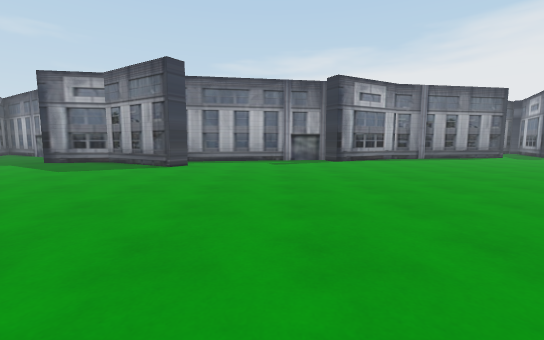
view 1 (above)

22 first-person views from a walk through a 3-D level made in the Unity game engine. The camera is 1.2 m above the floor, tilts 6° down and sees 90° across. The floor is counted in squares, 2 m on a side. Each view is taken from the middle of a square. On the plan, view 1 faces up. The plan holds only what a view shows up to about 9 squares ahead; the rest is blank. The place goes on beyond the plan.

view 2
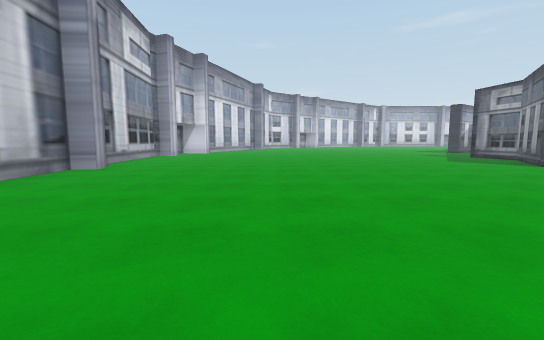

view 3
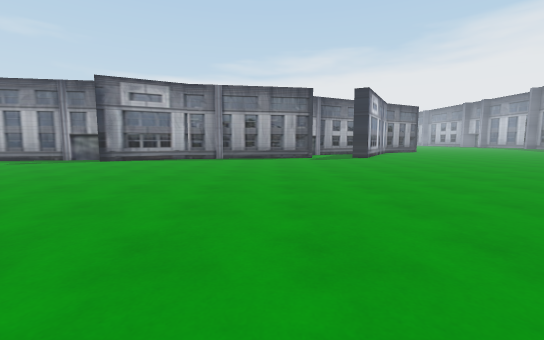

view 4
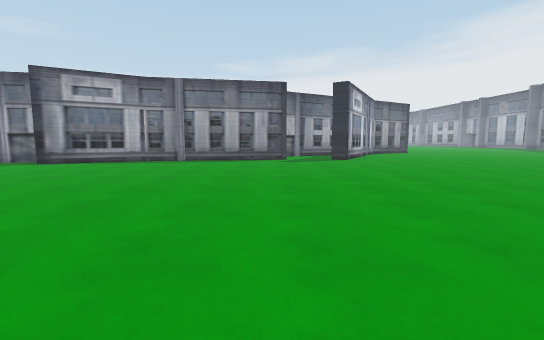

view 5
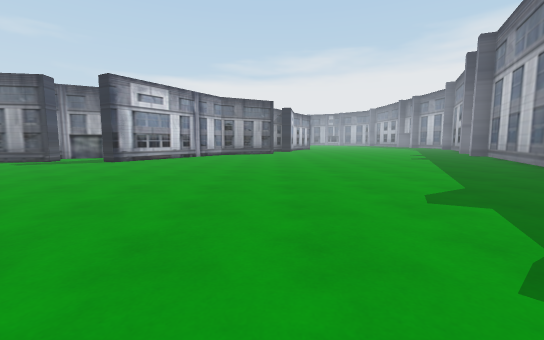

view 6
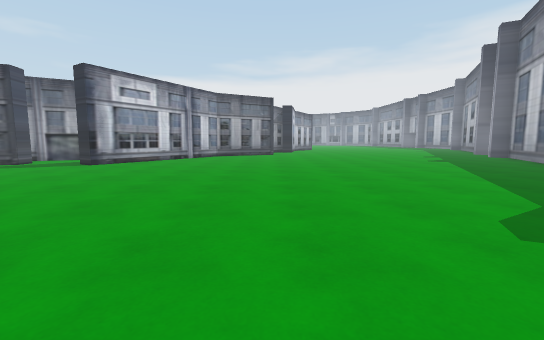

view 7
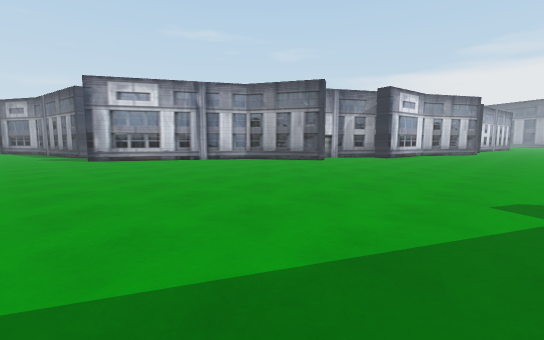

view 8
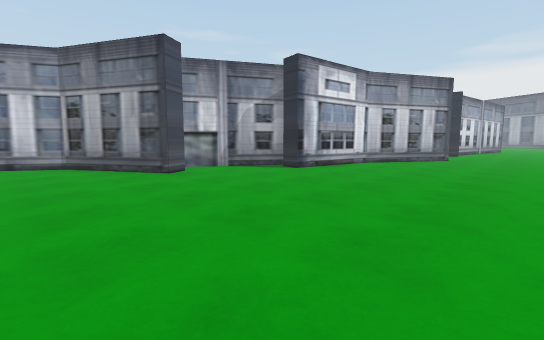

view 9
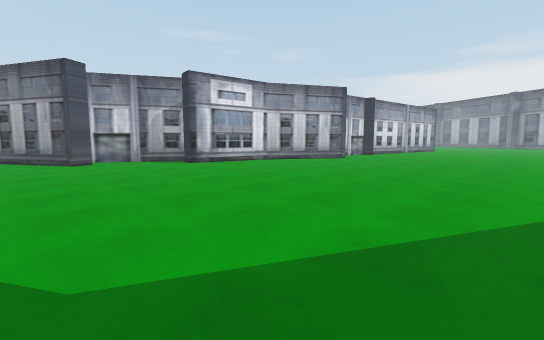

view 10
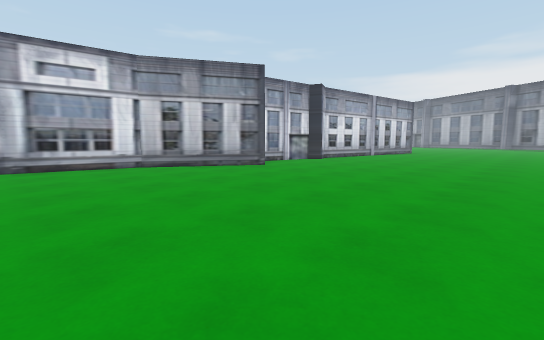

view 11
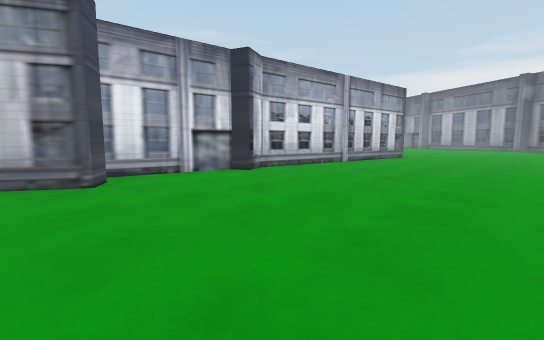

view 12
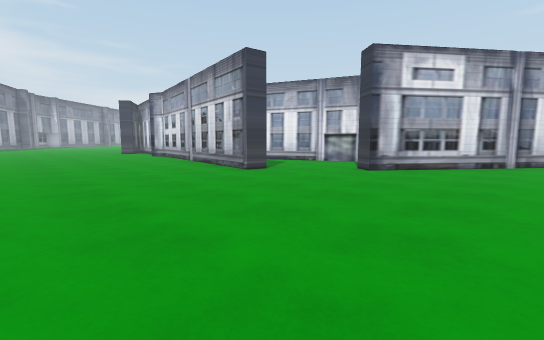

view 13
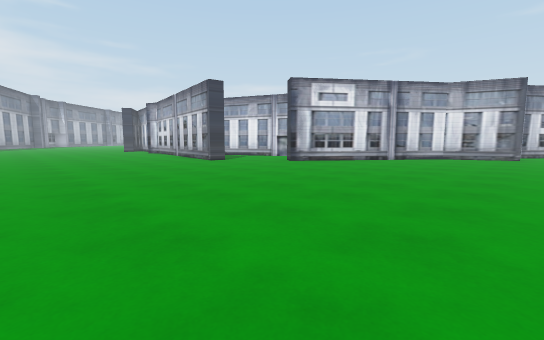

view 14
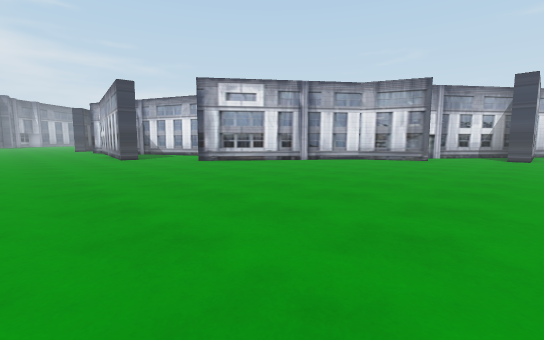

view 15
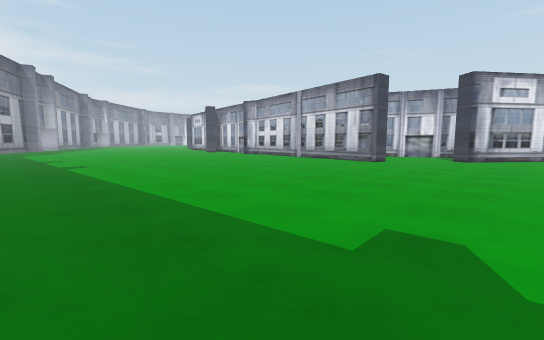

view 16
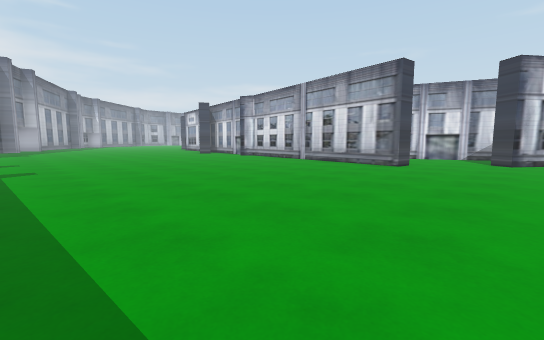

view 17
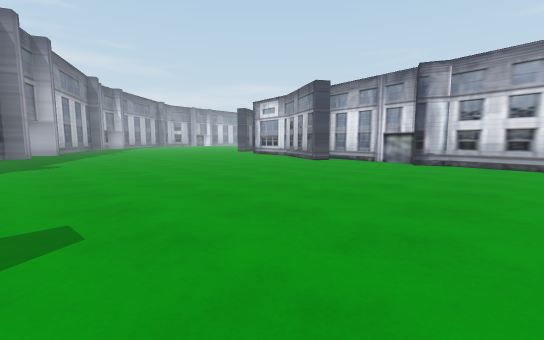

view 18
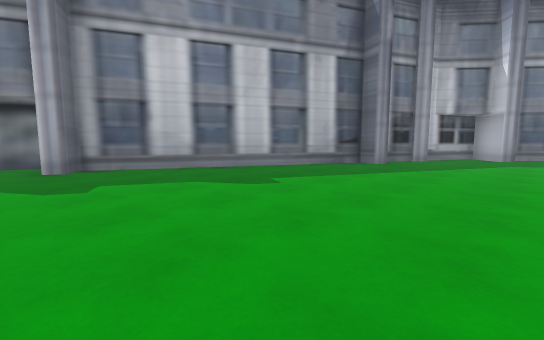

view 19
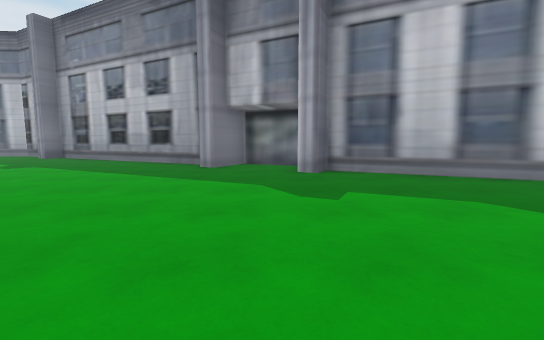

view 20
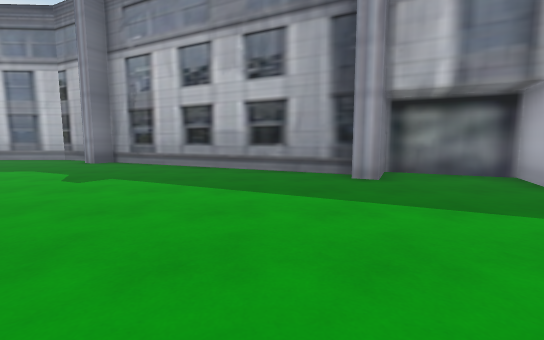

view 21
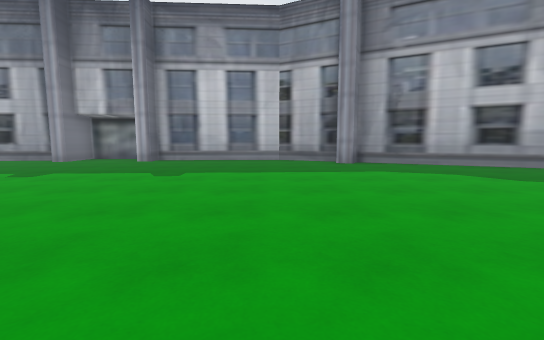

view 22
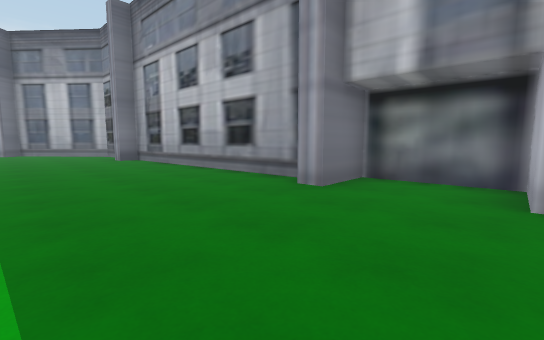

### Floor plan
Points are (right, up) in squares from view 1. A wall is a line through its corners. A room is listed if a view was taken in it or the views show most of it. See-through windows are left out.
Room 1 (views 1, 2, 3, 4, 5, 6, 7, 8, 9, 10, 11, 12, 13, 14, 15, 16, 17, 18, 19, 20, 21, 22)
walls: (14.8, 15.7) (15.1, 15.2) (12.8, 14) (10.4, 9.8) (10, 10.1); (15.3, 18.3) (13.9, 15.8); (17.4, 23.2) (17.9, 22.8) (16.5, 20.3) (16.1, 17.7) (15.5, 17.8); (8.8, 11.8) (7.7, 11.2); (23.2, 13.1) (23.3, 13.5) (24.5, 12.9) (25.4, 14.8) (24.2, 15.3) (24.4, 15.7) (24.9, 15.5) (27.8, 21.6) (27.4, 21.8) (27.6, 22.2); (8.4, 10.5) (8.5, 10) (4.2, 9.3) (1.9, 8) (1.7, 8.5); (20, 6.6) (20.2, 7) (20.6, 6.8) (23.6, 12.9); (19.4, 5) (19.8, 5.3); (19.8, 5.1) (20.3, 6); (17.5, 3.4) (17.9, 3.7) (18.7, 2.8) (19.6, 4.7); (28, 22) (28.9, 23.8) (28.7, 27.6) (28.2, 27.6) (28.1, 28) (29.4, 28.1) (29.3, 30.1) (28, 30.1) (28, 30.5); (17, 2.2) (17.6, 2.8); (1.9, 8.9) (-2.6, 8.1); (17.7, 32.7) (18.3, 32.6) (17.4, 26.3) (17.6, 25.7) (17.2, 25.5) (16.9, 23.2); (14.1, 33.9) (15.5, 30.7); (28.5, 30.8) (28.1, 37.3) (27.6, 37.3) (27.6, 37.8); (-2.1, 6.8) (-2.4, 6.3) (-4.7, 7.8) (-5.5, 7.6); (11.7, 39.5) (12.5, 37.6) (16.7, 34.5) (16.4, 34.1); (10.5, 41.9) (10.5, 41.2); (-2.4, -3.8) (-1.8, -3.8) (-1.8, -4.3) (-0.1, -4.1); (-5.1, -4.6) (-3.2, -4.4)

Positions as (right, up) in squares from view 1, and headings:
1: (0, 0), facing up
2: (4, 0), facing left
3: (7, 0), facing up
4: (8, 1), facing up
5: (15, 2), facing up
6: (15, 3), facing up
7: (20, 8), facing up-left
8: (20, 13), facing up-left
9: (23, 14), facing up-left
10: (23, 18), facing up-left
11: (22, 22), facing up-left
12: (22, 37), facing down-left
13: (23, 40), facing down-left
14: (21, 42), facing down-left
15: (26, 36), facing down-left
16: (25, 35), facing down-left
17: (25, 28), facing down-left
18: (17, 14), facing down-right
19: (18, 14), facing right
20: (20, 17), facing right
21: (20, 24), facing right
22: (25, 28), facing up-right
